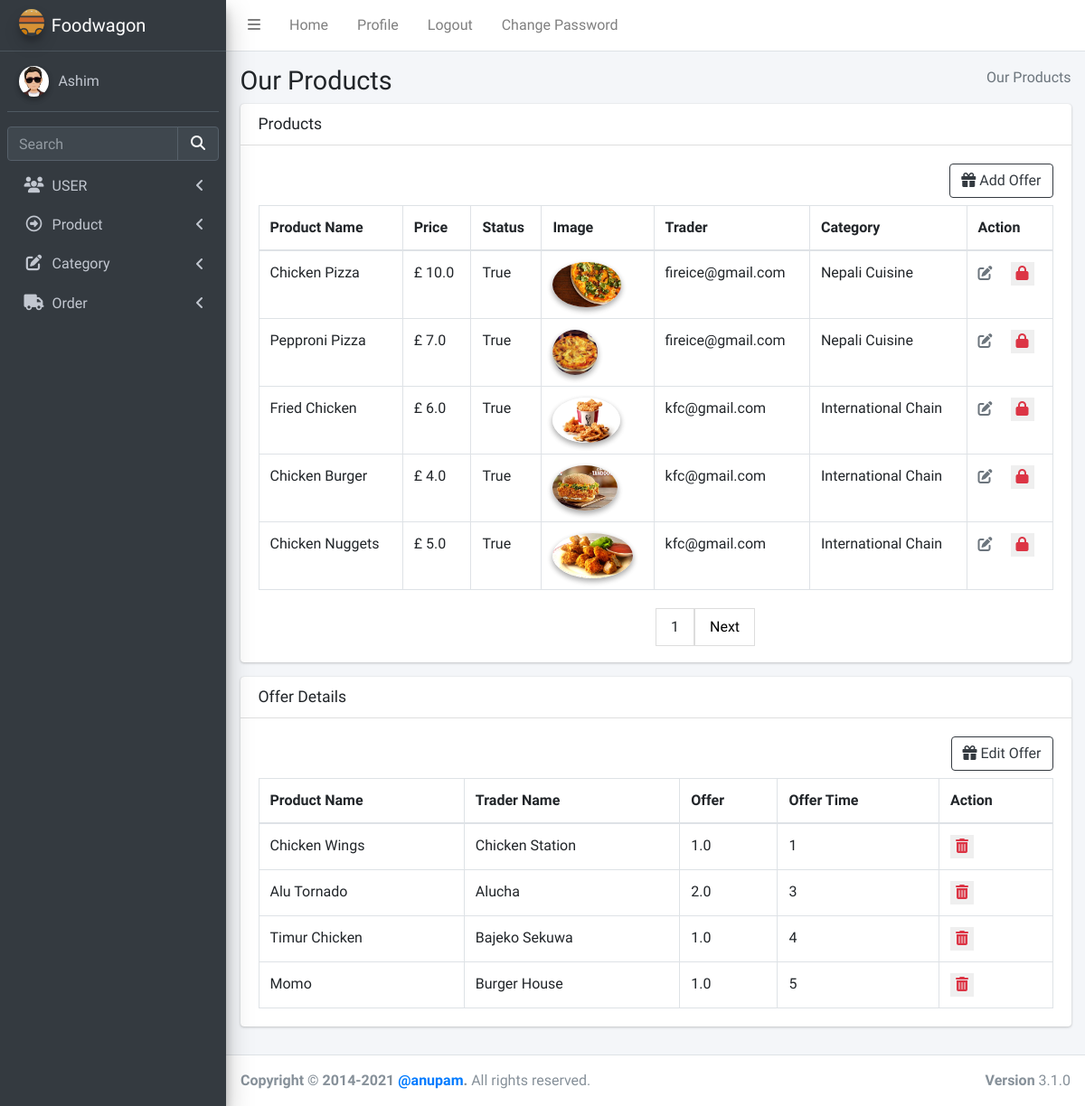
The page /product/productread/ (signed in) on the database its author committed.
### login/models.py (models this page shows, shortened)
class User(AbstractBaseUser):
    email = models.EmailField(max_length=255, unique=True, default="a@gmail.com")
    address = models.TextField(max_length=30, blank=True)
    first_name = models.TextField(max_length=30, blank=True, default="eg aster")
    last_name = models.TextField(max_length=30, blank=True)
    is_staff = models.BooleanField(default=False)  # non super-user
    is_active = models.BooleanField(default=False)
    admin = models.BooleanField(default=False)  # a superuser
    last_login = models.DateTimeField(blank=True, null=True, verbose_name="last login")
    profile_pic = models.ImageField(blank=True, null=True, upload_to="images/user/")
    USERNAME_FIELD = "email"
    def __str__(self):
        return self.email
    objects = UserManager()

### product/models.py (models this page shows, shortened)
class Product(models.Model):
    name = models.CharField(max_length=100)
    price = models.FloatField(max_length=100)
    image = models.ImageField(upload_to="images/food/")
    trader = models.ForeignKey(User, on_delete=models.CASCADE)
    status = models.BooleanField(default=True)
    category = models.ForeignKey(Categories, on_delete=models.CASCADE)
    class Meta:
        unique_together = ("name", "trader")

class Categories(models.Model):
    name = models.CharField(max_length=100, default="street food", unique=True)
    status = models.BooleanField(default=True)
    def __str__(self):
        return self.name

class Offer(models.Model):
    offer_amount = models.DecimalField(max_digits=5, decimal_places=1)
    trader_offer = models.ForeignKey(User, on_delete=models.CASCADE)
    product_offer = models.ForeignKey(Product, on_delete=models.CASCADE)
    offer_time = models.IntegerField()

### product/views.py (the view, shortened to what this page needs)
# urls.py: path("productread/", views.ProductView.as_view(), name="productread"),
class ProductView(TemplateView):
    template_name = "admin/productread.html"
    def get(self, request):
        semail = request.session["user"]
        verifyUser = users.objects.filter(email=semail).first()
        if verifyUser.admin:
            product = Product.objects.all()
            offer = Offer.objects.all()
            paginator = Paginator(product, 5)
            page_number = request.GET.get("page")
            page_obj = paginator.get_page(page_number)
            return render(
                request,
                self.template_name,
                {"product": page_obj, "product_offer": product, "offer": offer},
            )

### templates/admin/productread.html (shortened to what this page needs)
{%extends "admin/base.html" %} {% load static %}
{% block csspart %}
<link rel="stylesheet" href="{% static 'plugins/fontawesome-free/css/all.min.css' %}">
<link rel="stylesheet" href="{% static 'plugins/datatables-bs4/css/dataTables.bootstrap4.min.css' %}">
<link rel="stylesheet" href="{% static 'plugins/datatables-responsive/css/responsive.bootstrap4.min.css' %}">
<link rel="stylesheet" href="{% static 'dist/css/adminlte.min.css' %}">
</head>
{% endblock csspart %}
{%block bodycontent%}
<body class="hold-transition sidebar-mini">
  <div class="wrapper">
    <div class="content-wrapper">
      <section class="content-header">
        <div class="container-fluid">
          <div class="row mb-2">
            <div class="col-sm-6">
              <h1>Our Products</h1>
            </div>
            <div class="col-sm-6">
              <ol class="breadcrumb float-sm-right">
                <li class="breadcrumb-item active">Our Products</li>
              </ol>
            </div>
          </div>
        </div>
        {% if product %}
        <section class="content">
          <div class="container-fluid">
            <div class="row">
              <div class="col-12">
                <div class="card">
                  <div class="card-header">
                    <h3 class="card-title">Products</h3>
                  </div>
                  <div class="card-body">
                    <div class="mb-2 d-flex justify-content-end btn-color">
                      <a href="" class="btn btn-outline-dark " data-toggle="modal" data-target="#exampleModalCenter"><i
                          class="fas fa-gift mr-1"></i>Add Offer</a>
                    </div>
                    <table id="example2" class="table table-bordered table-hover">
                      <thead>
                        <tr>
                          <th>Product Name</th>
                          <th>Price</th>
                          <th>Status</th>
                          <th>Image</th>
                          {% if user.admin%}
                          <th>Trader</th>
                          {%endif%}
                          <th>Category</th>
                          <th>Action</th>
                        </tr>
                      </thead>
                      <tbody>
                        {% for products in product %}
                        <tr>
                          <td>{{products.name}}</td>
                          <td>£ {{products.price}}</td>
                          <td>{{products.status}}</td>
                          <td>
                            <img src="{{products.image.url}}" class="img-circle elevation-2" alt="User Image" />
                          </td>
                          {% if user.admin%}
                          <td>{{products.trader}}</td>
                          {%endif%}
                          <td>{{products.category}}</td>
                          <td>
                            {%if products.trader.is_active %}
                            <a class="mr-3 text-muted" href="{% url 'product:updateproduct' products.id %}"
                              title="Edit"><i class="fas fa-edit"></i></a>
                            <form action="{% url 'product:deleteproduct' products.id %}" method="POST" class=d-inline>
                              {%if products.status %}
                              <button type="submit"><i class="fas fa-lock text-danger"></i></button>
                              {%else%}
                              <button type="submit"><i class="fas fa-lock-open text-danger"></i></button>
                              {%endif%}
                            </form>
                            {%endif%}
                          </td>
                        </tr>
                        {% endfor%}
                      </tbody>
                    </table>
                  </div>
                  <div class="pagination">
                    <span>
                      <a><span>{{product.number}}</span></a>
                      {%if product.has_next%}
                      <a href="?page={{product.next_page_number}}"> Next </a>
                      {%endif%}
                    </span>
                  </div>
                </div>
              </div>
            </div>
          </div>
        </section>
        {% if offer %}
        <section class="content">
          <div class="container-fluid">
            <div class="row">
              <div class="col-12">
                <div class="card">
                  <div class="card-header">
                    <h3 class="card-title">Offer Details</h3>
                  </div>
                  <div class="card-body">
                    <div class="mb-2 d-flex justify-content-end btn-color">
                      <a href="" class="btn btn-outline-dark " data-toggle="modal" data-target="#editoffer"><i
                          class="fas fa-gift mr-1"></i>Edit Offer</a>
                    </div>
                    <table id="example2" class="table table-bordered table-hover">
                      <thead>
                        <tr>
                          <th>Product Name</th>
                          {% if user.admin%}
                          <th>Trader Name</th>
                          {%endif%}
                          <th>Offer</th>
                          <th>Offer Time</th>
                          <th>Action</th>
                        </tr>
                      </thead>
                      <tbody>
                        {% for offers in offer %}
                        <tr>
                          <td>{{offers.product_offer.name}}</td>
                          {% if user.admin%}
                          <td>{{offers.trader_offer.first_name}}</td>
                          {%endif%}
                          <td>{{offers.offer_amount}}</td>
                          <td>{{offers.offer_time}}</td>
                          <td>
                            {%if offers.product_offer.status and offers.trader_offer.is_active %}
                            <form action="{% url 'product:deleteoffer' offers.id %}" method="POST" class=d-inline>
                              <button type="submit"><i class="fas fa-trash-alt text-danger"></i></button>
                            </form>
                            {%endif%}
                          </td>
                        </tr>
                        {% endfor%}
                      </tbody>
                    </table>
                  </div>
                </div>
              </div>
            </div>
          </div>
        </section>
        {%endif%}
        {%endif%}
    </div>
    {%endblock bodycontent%}

### templates/admin/base.html (shortened to what this page needs)
<!DOCTYPE html>
<html lang="en">
{% load static %}
<head>
  {% block csspart %}{% endblock csspart %}
</head>
{% block nav%}
<div class="wrapper">
  <nav class="main-header navbar navbar-expand navbar-white navbar-light">
    <ul class="navbar-nav">
      <li class="nav-item">
        <a class="nav-link" data-widget="pushmenu" href="#" role="button"><i class="fas fa-bars"></i></a>
      </li>
      <li class="nav-item d-none d-sm-inline-block">
        <a href="#" class="nav-link">Home</a>
      </li>
      <li class="nav-item d-none d-sm-inline-block"><a href="{% url 'admins:profile' user.id %}"
          class="nav-link">Profile</a></li>
      <li class="nav-item d-none d-sm-inline-block"><a href="{% url 'login:logout' %}" class="nav-link">Logout</a></li>
      <li class="nav-item d-none d-sm-inline-block" data-toggle="modal" data-target="#myModal"><a href="#"
          class="nav-link">Change Password</a></li>
    </ul>
  </nav>
  <aside class="main-sidebar sidebar-dark-primary elevation-4">
    <a href="index3.html" class="brand-link">
      <img src="{%static 'assets/img/gallery/logo.svg' %}" alt="AdminLTE Logo"
        class="brand-image img-circle elevation-3" style="opacity: 0.8" />
      <span class="brand-text font-weight-light">Foodwagon</span>
    </a>
    <div class="sidebar">
      <div class="user-panel mt-3 pb-3 mb-3 d-flex">
        <div class="image">
          {%if user.profile_pic %}
          <img src="{{ user.profile_pic.url }}" class="img-circle elevation-2" alt="User Image" />
          {% else %}
          <img src="{% static 'image/user.png' %}" class="img-circle elevation-2" alt="User Image" />
          {% endif %}
        </div>
        <div class="info">
          <a href="{% url 'admins:profile' user.id %}" class="d-block">{{ user.first_name }}</a>
        </div>
      </div>
      <div class="form-inline">
        <div class="input-group" data-widget="sidebar-search">
          <input class="form-control form-control-sidebar" type="search" placeholder="Search" aria-label="Search" />
          <div class="input-group-append">
            <button class="btn btn-sidebar">
              <i class="fas fa-search fa-fw"></i>
            </button>
          </div>
        </div>
      </div>
      <nav class="mt-2">
        <ul class="nav nav-pills nav-sidebar flex-column" data-widget="treeview" role="menu" data-accordion="false">
          {% if user.admin %}
          <li class="nav-item">
            <a href="#" class="nav-link">
              <i class="nav-icon fas fa-users"></i>
              <p>
                USER
                <i class="fas fa-angle-left right"></i>
              </p>
            </a>
          </li>
          {% endif %}
          <li class="nav-item">
            <a href="#" class="nav-link">
              <i class="nav-icon far fa-arrow-alt-circle-right"></i>
              <p>
                Product
                <i class="fas fa-angle-left right"></i>
              </p>
            </a>
          </li>
          {% if user.admin %}
          <li class="nav-item">
            <a href="{% url 'product:addcategory' %}" class="nav-link">
              <i class="nav-icon fas fa-edit"></i>
              <p>
                Category
                <i class="fas fa-angle-left right"></i>
              </p>
            </a>
          </li>
          {%endif%}
          <li class="nav-item">
            <a href="#" class="nav-link">
              <i class="nav-icon fas fa-truck"></i>
              <p>Order<i class="fas fa-angle-left right"></i>
              </p>
            </a>
          </li>
        </ul>
      </nav>
    </div>
  </aside>
  {% endblock nav%}
  {% block bodycontent%}
  {% endblock bodycontent%}
  <footer class="main-footer">
    <strong>Copyright &copy; 2014-2021
      <a href="https://adminlte.io">@anupam</a>.</strong>
    All rights reserved.
    <div class="float-right d-none d-sm-inline-block">
      <b>Version</b> 3.1.0
    </div>
  </footer>
</div>
</body>
</html>

### templates/admin/productread.html (style rules this page uses)
.elevation-2 { height: 50px; }
button { outline: none; border: none; }
.pagination { display: inline-block; width: auto; margin-left: 50%; margin-bottom: 2%; }
.pagination a { color: black; float: left; padding: 8px 16px; text-decoration: none; transition: background-color .3s; border: 1px solid #ddd; }

### rows shown on the page
User: profile_pic (picture), first_name "Ashim"
Product: name "Chicken Pizza", price "10.0", status "True", image (picture), trader "fireice@gmail.com", category "Nepali Cuisine"
Product: name "Pepproni Pizza", price "7.0", status "True", image (picture), trader "fireice@gmail.com", category "Nepali Cuisine"
Product: name "Fried Chicken", price "6.0", status "True", image (picture), trader "kfc@gmail.com", category "International Chain"
Product: name "Chicken Burger", price "4.0", status "True", image (picture), trader "kfc@gmail.com", category "International Chain"
Product: name "Chicken Nuggets", price "5.0", status "True", image (picture), trader "kfc@gmail.com", category "International Chain"
Offer: product_offer.name "Chicken Wings", trader_offer.first_name "Chicken Station", offer_amount "1.0", offer_time "1"
Offer: product_offer.name "Alu Tornado", trader_offer.first_name "Alucha", offer_amount "2.0", offer_time "3"
Offer: product_offer.name "Timur Chicken", trader_offer.first_name "Bajeko Sekuwa", offer_amount "1.0", offer_time "4"
Offer: product_offer.name "Momo", trader_offer.first_name "Burger House", offer_amount "1.0", offer_time "5"

### other values the page prints
{{ product.number }} "1"
